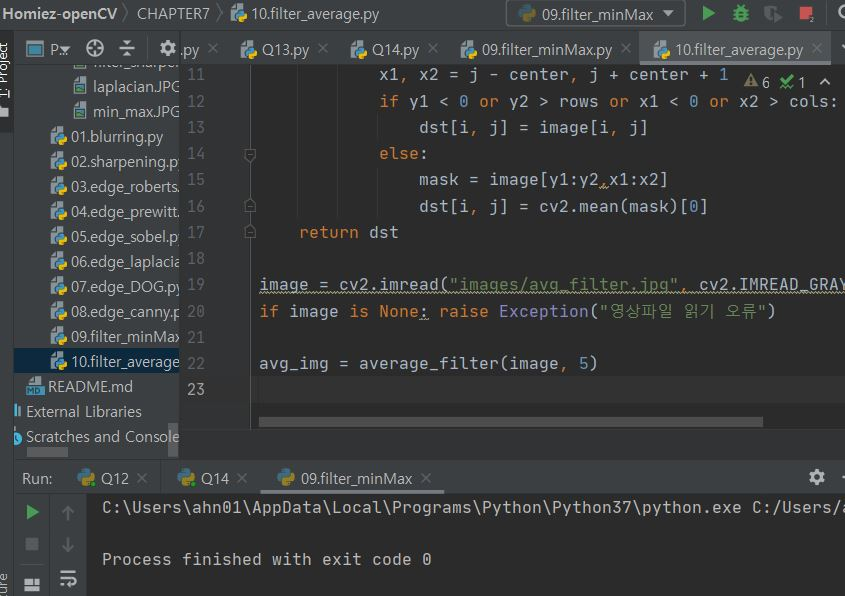
#> input picture CHAPTER7/images/avg_filter.JPG, 845 x 596 px, found by its file name
$ python 10.filter_average.py
#> lines starting #> are read from the running program, lines starting #| are printed output that depends on the picture
import numpy as np, cv2

def average_filter(image, ksize):
#> called with ksize = 5
    rows, cols = image.shape[:2]
#> rows = 596; cols = 845
    dst = np.zeros((rows, cols), np.uint8)
    center = ksize // 2

    for i in range(rows):
        for j in range(cols):
            y1, y2 = i - center, i + center + 1
            x1, x2 = j - center, j + center + 1
            if y1 < 0 or y2 > rows or x1 < 0 or x2 > cols:
                dst[i, j] = image[i, j]
            else:
                mask = image[y1:y2,x1:x2]
                dst[i, j] = cv2.mean(mask)[0]
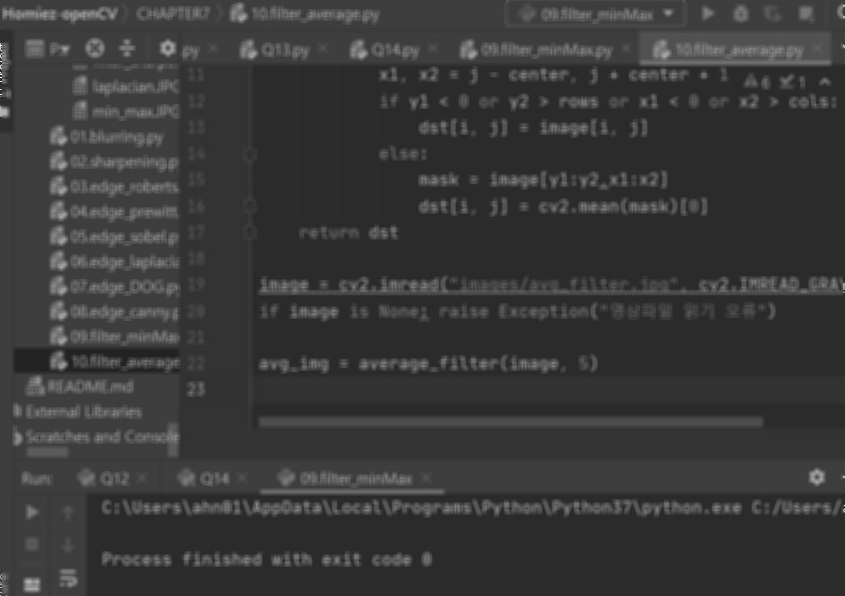
#> dst: shape (596, 845); min 29, max 255, mean 56.6
    return dst

image = cv2.imread("images/avg_filter.jpg", cv2.IMREAD_GRAYSCALE)
if image is None: raise Exception("영상파일 읽기 오류")

avg_img = average_filter(image, 5)
blur_img = cv2.blur(image, (5, 5), anchor=(-1, -1), borderType=cv2.BORDER_REFLECT)
box_img = cv2.boxFilter(image, ddepth = -1, ksize=(5, 5))   # -1 : 입력행렬과 같은 자료형

cv2.imshow("image", image)
cv2.imshow("avg_img", avg_img)
cv2.imshow("blur_img", blur_img)
cv2.imshow("box_img", box_img)
cv2.waitKey(0)
